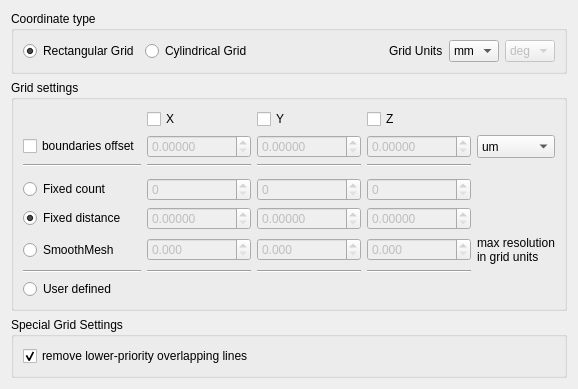
               <widget class="QWidget" name="gridTab_gridSettings_openems">
                <attribute name="title">
                 <string>openEMS grid</string>
                </attribute>
                <layout class="QVBoxLayout" name="verticalLayout_34">
                 <item>
                  <widget class="QGroupBox" name="groupBox_gridTab_coordinateType">
                   <property name="sizePolicy">
                    <sizepolicy hsizetype="Minimum" vsizetype="Minimum">
                     <horstretch>0</horstretch>
                     <verstretch>0</verstretch>
                    </sizepolicy>
                   </property>
                   <property name="minimumSize">
                    <size>
                     <width>250</width>
                     <height>60</height>
                    </size>
                   </property>
                   <property name="title">
                    <string>Coordinate type</string>
                   </property>
                   <layout class="QHBoxLayout" name="horizontalLayout_10">
                    <property name="bottomMargin">
                     <number>9</number>
                    </property>
                    <item>
                     <widget class="QRadioButton" name="gridRectangularRadio">
                      <property name="text">
                       <string>Rectangular Grid</string>
                      </property>
                      <property name="checked">
                       <bool>true</bool>
                      </property>
                     </widget>
                    </item>
                    <item>
                     <widget class="QRadioButton" name="gridCylindricalRadio">
                      <property name="enabled">
                       <bool>true</bool>
                      </property>
                      <property name="text">
                       <string>Cylindrical Grid</string>
                      </property>
                     </widget>
                    </item>
                    <item>
                     <spacer name="horizontalSpacer_5">
                      <property name="orientation">
                       <enum>Qt::Orientation::Horizontal</enum>
                      </property>
                      <property name="sizeHint" stdset="0">
                       <size>
                        <width>40</width>
                        <height>20</height>
                       </size>
                      </property>
                     </spacer>
                    </item>
                    <item>
                     <widget class="QLabel" name="label_24">
                      <property name="text">
                       <string>Grid Units</string>
                      </property>
                     </widget>
                    </item>
                    <item>
                     <widget class="QComboBox" name="gridUnitsInput">
                      <property name="sizePolicy">
                       <sizepolicy hsizetype="Preferred" vsizetype="Minimum">
                        <horstretch>0</horstretch>
                        <verstretch>0</verstretch>
                       </sizepolicy>
                      </property>
                      <property name="minimumSize">
                       <size>
                        <width>0</width>
                        <height>20</height>
                       </size>
                      </property>
                      <property name="currentText">
                       <string>mm</string>
                      </property>
                      <property name="currentIndex">
                       <number>2</number>
                      </property>
                      <item>
                       <property name="text">
                        <string>m</string>
                       </property>
                      </item>
                      <item>
                       <property name="text">
                        <string>cm</string>
                       </property>
                      </item>
                      <item>
                       <property name="text">
                        <string>mm</string>
                       </property>
                      </item>
                      <item>
                       <property name="text">
                        <string>um</string>
                       </property>
                      </item>
                      <item>
                       <property name="text">
                        <string>nm</string>
                       </property>
                      </item>
                      <item>
                       <property name="text">
                        <string>pm</string>
                       </property>
                      </item>
                     </widget>
                    </item>
                    <item>
                     <widget class="QComboBox" name="gridUnitsInput_2">
                      <property name="enabled">
                       <bool>false</bool>
                      </property>
                      <property name="sizePolicy">
                       <sizepolicy hsizetype="Preferred" vsizetype="Minimum">
                        <horstretch>0</horstretch>
                        <verstretch>0</verstretch>
                       </sizepolicy>
                      </property>
                      <property name="minimumSize">
                       <size>
                        <width>0</width>
                        <height>20</height>
                       </size>
                      </property>
                      <property name="currentText">
                       <string>deg</string>
                      </property>
                      <item>
                       <property name="text">
                        <string>deg</string>
                       </property>
                      </item>
                      <item>
                       <property name="text">
                        <string>rad</string>
                       </property>
                      </item>
                     </widget>
                    </item>
                   </layout>
                  </widget>
                 </item>
                 <item>
                  <widget class="QGroupBox" name="groupBox">
                   <property name="title">
                    <string>Grid settings</string>
                   </property>
                   <layout class="QGridLayout" name="gridLayout">
                    <item row="2" column="4">
                     <widget class="Line" name="line_8">
                      <property name="orientation">
                       <enum>Qt::Orientation::Horizontal</enum>
                      </property>
                     </widget>
                    </item>
                    <item row="8" column="1">
                     <widget class="QDoubleSpinBox" name="smoothMeshXMaxRes">
                      <property name="enabled">
                       <bool>false</bool>
                      </property>
                      <property name="decimals">
                       <number>3</number>
                      </property>
                      <property name="maximum">
                       <double>1000.000000000000000</double>
                      </property>
                     </widget>
                    </item>
                    <item row="9" column="4">
                     <widget class="Line" name="line_4">
                      <property name="orientation">
                       <enum>Qt::Orientation::Horizontal</enum>
                      </property>
                     </widget>
                    </item>
                    <item row="2" column="3">
                     <widget class="Line" name="line_7">
                      <property name="orientation">
                       <enum>Qt::Orientation::Horizontal</enum>
                      </property>
                     </widget>
                    </item>
                    <item row="0" column="4">
                     <widget class="QCheckBox" name="gridZEnable">
                      <property name="text">
                       <string>Z</string>
                      </property>
                     </widget>
                    </item>
                    <item row="9" column="0">
                     <widget class="Line" name="line">
                      <property name="orientation">
                       <enum>Qt::Orientation::Horizontal</enum>
                      </property>
                     </widget>
                    </item>
                    <item row="1" column="1">
                     <widget class="QDoubleSpinBox" name="gridOffsetX">
                      <property name="enabled">
                       <bool>false</bool>
                      </property>
                      <property name="decimals">
                       <number>5</number>
                      </property>
                      <property name="maximum">
                       <double>1000000.000000000000000</double>
                      </property>
                     </widget>
                    </item>
                    <item row="10" column="0">
                     <widget class="QRadioButton" name="userDefinedRadioButton">
                      <property name="text">
                       <string>User defined</string>
                      </property>
                     </widget>
                    </item>
                    <item row="9" column="1">
                     <widget class="Line" name="line_2">
                      <property name="orientation">
                       <enum>Qt::Orientation::Horizontal</enum>
                      </property>
                     </widget>
                    </item>
                    <item row="5" column="4">
                     <widget class="QDoubleSpinBox" name="fixedDistanceZNumberInput">
                      <property name="enabled">
                       <bool>false</bool>
                      </property>
                      <property name="decimals">
                       <number>5</number>
                      </property>
                      <property name="maximum">
                       <double>1000000000000.000000000000000</double>
                      </property>
                     </widget>
                    </item>
                    <item row="8" column="5">
                     <widget class="QLabel" name="label_106">
                      <property name="text">
                       <string>max resolution
in grid units</string>
                      </property>
                     </widget>
                    </item>
                    <item row="1" column="5">
                     <widget class="QComboBox" name="gridOffsetUnits">
                      <property name="sizePolicy">
                       <sizepolicy hsizetype="Preferred" vsizetype="Minimum">
                        <horstretch>0</horstretch>
                        <verstretch>0</verstretch>
                       </sizepolicy>
                      </property>
                      <property name="minimumSize">
                       <size>
                        <width>0</width>
                        <height>20</height>
                       </size>
                      </property>
                      <property name="currentText">
                       <string>um</string>
                      </property>
                      <property name="currentIndex">
                       <number>3</number>
                      </property>
                      <item>
                       <property name="text">
                        <string>m</string>
                       </property>
                      </item>
                      <item>
                       <property name="text">
                        <string>cm</string>
                       </property>
                      </item>
                      <item>
                       <property name="text">
                        <string>mm</string>
                       </property>
                      </item>
                      <item>
                       <property name="text">
                        <string>um</string>
                       </property>
                      </item>
                      <item>
                       <property name="text">
                        <string>nm</string>
                       </property>
                      </item>
                      <item>
                       <property name="text">
                        <string>pm</string>
                       </property>
                      </item>
                     </widget>
                    </item>
                    <item row="5" column="3">
                     <widget class="QDoubleSpinBox" name="fixedDistanceYNumberInput">
                      <property name="enabled">
                       <bool>false</bool>
                      </property>
                      <property name="decimals">
                       <number>5</number>
                      </property>
                      <property name="maximum">
                       <double>1000000000000.000000000000000</double>
                      </property>
                     </widget>
                    </item>
                    <item row="5" column="1">
                     <widget class="QDoubleSpinBox" name="fixedDistanceXNumberInput">
                      <property name="enabled">
                       <bool>false</bool>
                      </property>
                      <property name="decimals">
                       <number>5</number>
                      </property>
                      <property name="maximum">
                       <double>1000000000000.000000000000000</double>
                      </property>
                     </widget>
                    </item>
                    <item row="8" column="0">
                     <widget class="QRadioButton" name="smoothMeshRadioButton">
                      <property name="text">
                       <string>SmoothMesh</string>
                      </property>
                     </widget>
                    </item>
                    <item row="4" column="0">
                     <widget class="QRadioButton" name="fixedCountRadioButton">
                      <property name="text">
                       <string>Fixed count</string>
                      </property>
                      <property name="checked">
                       <bool>false</bool>
                      </property>
                     </widget>
                    </item>
                    <item row="2" column="1">
                     <widget class="Line" name="line_6">
                      <property name="orientation">
                       <enum>Qt::Orientation::Horizontal</enum>
                      </property>
                     </widget>
                    </item>
                    <item row="4" column="4">
                     <widget class="QDoubleSpinBox" name="fixedCountZNumberInput">
                      <property name="enabled">
                       <bool>false</bool>
                      </property>
                      <property name="decimals">
                       <number>0</number>
                      </property>
                      <property name="maximum">
                       <double>1000000000000.000000000000000</double>
                      </property>
                     </widget>
                    </item>
                    <item row="4" column="3">
                     <widget class="QDoubleSpinBox" name="fixedCountYNumberInput">
                      <property name="enabled">
                       <bool>false</bool>
                      </property>
                      <property name="decimals">
                       <number>0</number>
                      </property>
                      <property name="maximum">
                       <double>1000000000000.000000000000000</double>
                      </property>
                     </widget>
                    </item>
                    <item row="8" column="4">
                     <widget class="QDoubleSpinBox" name="smoothMeshZMaxRes">
                      <property name="enabled">
                       <bool>false</bool>
                      </property>
                      <property name="decimals">
                       <number>3</number>
                      </property>
                      <property name="maximum">
                       <double>1000.000000000000000</double>
                      </property>
                     </widget>
                    </item>
                    <item row="1" column="4">
                     <widget class="QDoubleSpinBox" name="gridOffsetZ">
                      <property name="enabled">
                       <bool>false</bool>
                      </property>
                      <property name="decimals">
                       <number>5</number>
                      </property>
                      <property name="maximum">
                       <double>1000000.000000000000000</double>
                      </property>
                     </widget>
                    </item>
                    <item row="2" column="0">
                     <widget class="Line" name="line_5">
                      <property name="orientation">
                       <enum>Qt::Orientation::Horizontal</enum>
                      </property>
                     </widget>
                    </item>
                    <item row="0" column="1">
                     <widget class="QCheckBox" name="gridXEnable">
                      <property name="text">
                       <string>X</string>
                      </property>
                     </widget>
                    </item>
                    <item row="9" column="3">
                     <widget class="Line" name="line_3">
                      <property name="orientation">
                       <enum>Qt::Orientation::Horizontal</enum>
                      </property>
                     </widget>
                    </item>
                    <item row="8" column="3">
                     <widget class="QDoubleSpinBox" name="smoothMeshYMaxRes">
                      <property name="enabled">
                       <bool>false</bool>
                      </property>
                      <property name="decimals">
                       <number>3</number>
                      </property>
                      <property name="maximum">
                       <double>1000.000000000000000</double>
                      </property>
                     </widget>
                    </item>
                    <item row="1" column="3">
                     <widget class="QDoubleSpinBox" name="gridOffsetY">
                      <property name="enabled">
                       <bool>false</bool>
                      </property>
                      <property name="decimals">
                       <number>5</number>
                      </property>
                      <property name="maximum">
                       <double>1000000.000000000000000</double>
                      </property>
                     </widget>
                    </item>
                    <item row="5" column="0">
                     <widget class="QRadioButton" name="fixedDistanceRadioButton">
                      <property name="text">
                       <string>Fixed distance</string>
                      </property>
                      <property name="checked">
                       <bool>true</bool>
                      </property>
                     </widget>
                    </item>
                    <item row="3" column="0">
                     <spacer name="verticalSpacer_28">
                      <property name="orientation">
                       <enum>Qt::Orientation::Vertical</enum>
                      </property>
                      <property name="sizeType">
                       <enum>QSizePolicy::Policy::Fixed</enum>
                      </property>
                      <property name="sizeHint" stdset="0">
                       <size>
                        <width>40</width>
                        <height>5</height>
                       </size>
                      </property>
                     </spacer>
                    </item>
                    <item row="0" column="3">
                     <widget class="QCheckBox" name="gridYEnable">
                      <property name="text">
                       <string>Y</string>
                      </property>
                     </widget>
                    </item>
                    <item row="1" column="0">
                     <widget class="QCheckBox" name="gridGenerateLinesInsideCheckbox">
                      <property name="enabled">
                       <bool>true</bool>
                      </property>
                      <property name="text">
                       <string>boundaries offset</string>
                      </property>
                     </widget>
                    </item>
                    <item row="4" column="1">
                     <widget class="QDoubleSpinBox" name="fixedCountXNumberInput">
                      <property name="enabled">
                       <bool>false</bool>
                      </property>
                      <property name="decimals">
                       <number>0</number>
                      </property>
                      <property name="maximum">
                       <double>1000000000000.000000000000000</double>
                      </property>
                     </widget>
                    </item>
                   </layout>
                  </widget>
                 </item>
                 <item>
                  <widget class="QGroupBox" name="groupBox_6">
                   <property name="minimumSize">
                    <size>
                     <width>150</width>
                     <height>50</height>
                    </size>
                   </property>
                   <property name="title">
                    <string>Special Grid Settings</string>
                   </property>
                   <layout class="QVBoxLayout" name="verticalLayout_20">
                    <item>
                     <widget class="QCheckBox" name="gridTopPriorityLinesCheckbox">
                      <property name="text">
                       <string>remove lower-priority overlapping lines</string>
                      </property>
                      <property name="checked">
                       <bool>true</bool>
                      </property>
                     </widget>
                    </item>
                   </layout>
                  </widget>
                 </item>
                </layout>
               </widget>
